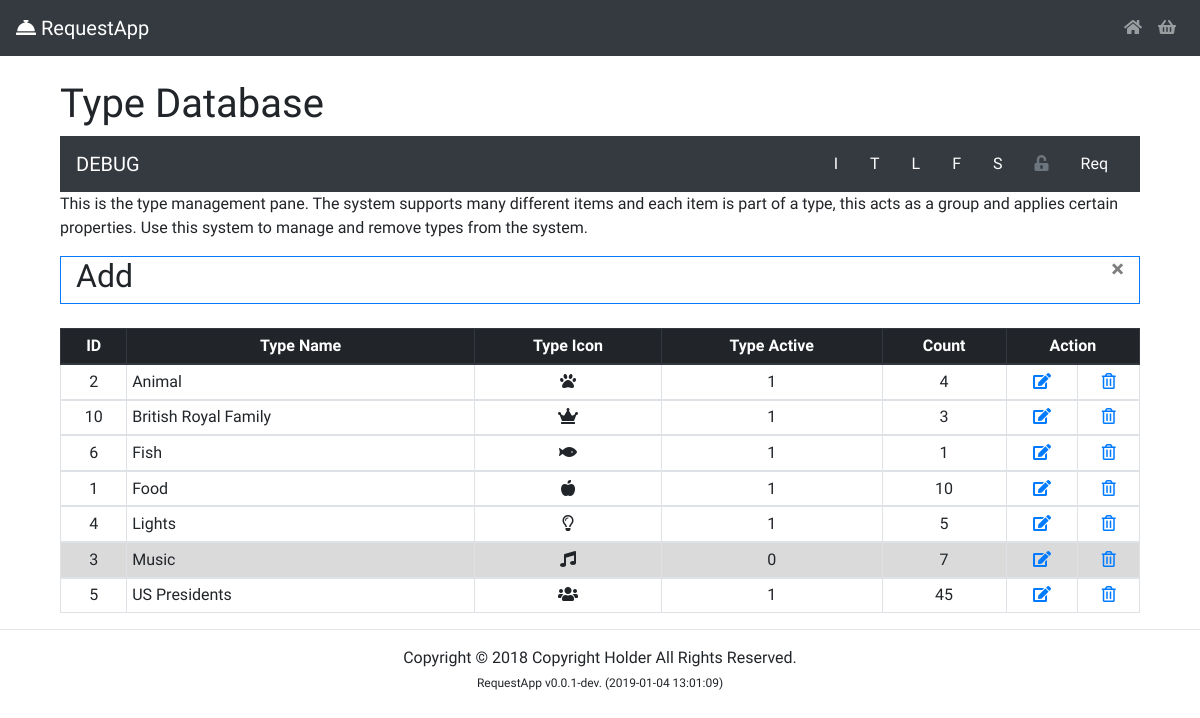
The app's page /crud/type_crud.php with its own data.
### tables this page shows
CREATE TABLE `types` (
  `type_id` int(11) NOT NULL COMMENT 'The ID of the Type',
  `type_name` varchar(50) NOT NULL COMMENT 'The Name of the Type',
  `type_icon` varchar(250) DEFAULT NULL COMMENT 'Icon of the type',
  `type_active` tinyint(1) NOT NULL DEFAULT '1' COMMENT 'Is the type active?'
);

### lib/functions.php (called while the page is built, shortened)
<?php
function countThings($link, $value, $showItemsActive) {
	if ($showItemsActive == 0) {
		$query = "SELECT COUNT(*) FROM items
		INNER JOIN types ON items.item_type=types.type_id
		WHERE types.type_name = '$value'";
	}
  $result = mysqli_query($link, $query);
  $rows = mysqli_fetch_row($result);
  return $rows[0];
}
?>

### crud/type_crud.php (the view, shortened to what this page needs)
<?php include_once '../partials/_header.php' ?>
<?php
$update = false;
?>
  <div id='bodyContainer' class='container'>
    <br>
    <div class='col-md-12'>
        <h1>Type Database</h1>
        <?php require_once($_SERVER["DOCUMENT_ROOT"] . "/RequestApp/partials/_nav.php");?>
        <p>This is the type management pane. The system supports many different items and each item is part of a type, this acts as a group and applies certain properties. Use this system to manage and remove types from the system.</p>
        <div class='border border-primary'>
          <div class='col-md-12'>
            <button id='showHide' type="button" class="close" aria-label="Close">
              <span aria-hidden="true">&times;</span>
            </button>
            <?php if ($update == true): ?>
              <h2>Update</h2>
            <?php else: ?>
              <h2>Add</h2>
            <?php endif ?>
          </div>
        </div>
        <br>
        <?php
        $activesql = "SELECT * FROM types ORDER BY type_name ASC";
        if ($result = mysqli_query($link, $activesql)) {
            if (mysqli_num_rows($result) > 0) {
                ?>
        <table id='resultTable' class='table table-sm table-bordered'>
          <thead class="thead-dark">
            <tr>
              <th class='text-center'>ID</th>
              <th class='text-center'>Type Name</th>
              <th class='text-center'>Type Icon</th>
              <th class='text-center'>Type Active</th>
              <th class='text-center'>Count</th>
              <th class='text-center' colspan="2">Action</th>
            </tr>
          </thead>
          <?php
              while ($row = mysqli_fetch_array($result)) {
                $typeID = $row['type_id'];
                $typeName = $row['type_name'];
                $typeIcon = $row['type_icon'];
                $typeActive = $row['type_active'];
                $typeCount = countThings($link, $typeName, 0);
                if ($typeActive == 0) {
                  $typeActiveFlag = "table-active";
                } else {
                  $typeActiveFlag = "";
                }
                  echo "<tbody>";
                    echo "<tr class='{$typeActiveFlag}'>";
                      echo "<td class='text-center'>{$typeID}</td>";
                      echo "<td>{$typeName}</td>";
                      echo "<td class='text-center'>{$typeIcon}</td>";
                      echo "<td class='text-center'>{$typeActive}</td>";
                      if ($typeCount != 0) {
                        echo "<td class='text-center'>{$typeCount}</td>";
                      } else {
                        echo "<td class='text-center' style='color:red;'>{$typeCount}</td>";
                      }
                      echo "<td class='text-center'><a href='type_crud.php?type_edit={$typeID}' class='edit_btn'><i class='fas fa-edit'></i></a></td>";
                      echo "<td class='text-center'><a href='server.php?type_del={$typeID}' class='del_btn' onclick='return confirm('Are you sure?');'><i class='far fa-trash-alt'></i></a></td>";
                    echo "</tr>";
                  echo "</tbody>";
              }
                echo "</table>";
            } else {
                echo "<p class='alert alert-info'>No items were found.</p>";
            }
        } else {
            echo "<p class='alert alert-info'>" . SQLError($link) . "</p>";
        } ?>
      </div>
    </div>
    <?php include '../partials/_footer.php'; ?>

### css/master.css (style rules this page uses)
* { font-family: 'KoHo', sans-serif; }

### records on screen
types: type_id "2", type_name "Animal", type_active "1", typeCount "4"
types: type_id "10", type_name "British Royal Family", type_active "1", typeCount "3"
types: type_id "6", type_name "Fish", type_active "1", typeCount "1"
types: type_id "1", type_name "Food", type_active "1", typeCount "10"
types: type_id "4", type_name "Lights", type_active "1", typeCount "5"
types: type_id "3", type_name "Music", type_active "0", typeCount "7"
types: type_id "5", type_name "US Presidents", type_active "1", typeCount "45"

### other values on screen
ApplicationVersion::get() "v0.0.1-dev. (2019-01-04 13:01:09)"
